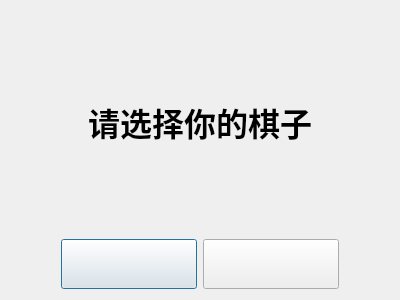
<?xml version="1.0" encoding="UTF-8"?>
<ui version="4.0">
 <class>Ais</class>
 <widget class="QDialog" name="Ais">
  <property name="geometry">
   <rect>
    <x>0</x>
    <y>0</y>
    <width>400</width>
    <height>300</height>
   </rect>
  </property>
  <property name="windowTitle">
   <string>人机模式</string>
  </property>
  <layout class="QVBoxLayout" name="verticalLayout">
   <item>
    <widget class="QLabel" name="label">
     <property name="font">
      <font>
       <family>Adobe 黑体 Std R</family>
       <pointsize>24</pointsize>
       <weight>75</weight>
       <bold>true</bold>
      </font>
     </property>
     <property name="text">
      <string>请选择你的棋子</string>
     </property>
     <property name="alignment">
      <set>Qt::AlignCenter</set>
     </property>
    </widget>
   </item>
   <item>
    <layout class="QHBoxLayout" name="horizontalLayout">
     <property name="leftMargin">
      <number>50</number>
     </property>
     <property name="rightMargin">
      <number>50</number>
     </property>
     <item>
      <widget class="QPushButton" name="pushButton">
       <property name="minimumSize">
        <size>
         <width>0</width>
         <height>50</height>
        </size>
       </property>
       <property name="font">
        <font>
         <pointsize>14</pointsize>
        </font>
       </property>
       <property name="text">
        <string/>
       </property>
       <property name="icon">
        <iconset>
         <normaloff>../Users/icon/black.png</normaloff>../Users/icon/black.png</iconset>
       </property>
       <property name="iconSize">
        <size>
         <width>48</width>
         <height>48</height>
        </size>
       </property>
      </widget>
     </item>
     <item>
      <widget class="QPushButton" name="pushButton_2">
       <property name="minimumSize">
        <size>
         <width>0</width>
         <height>50</height>
        </size>
       </property>
       <property name="font">
        <font>
         <pointsize>14</pointsize>
        </font>
       </property>
       <property name="text">
        <string/>
       </property>
       <property name="icon">
        <iconset>
         <normaloff>../Users/icon/white.png</normaloff>../Users/icon/white.png</iconset>
       </property>
       <property name="iconSize">
        <size>
         <width>48</width>
         <height>48</height>
        </size>
       </property>
      </widget>
     </item>
    </layout>
   </item>
  </layout>
 </widget>
 <resources/>
 <connections/>
</ui>
